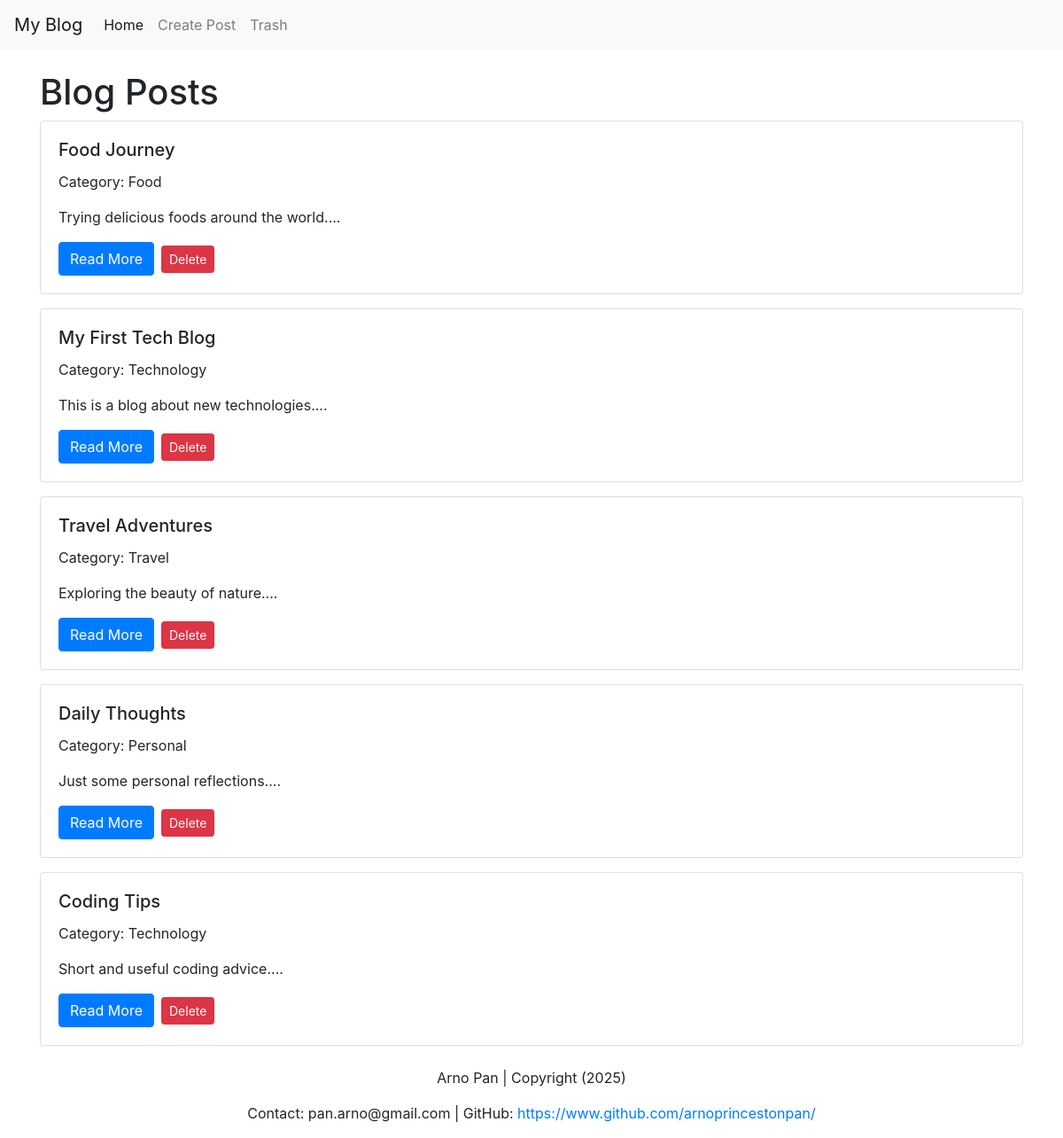
The app's page /, older data.
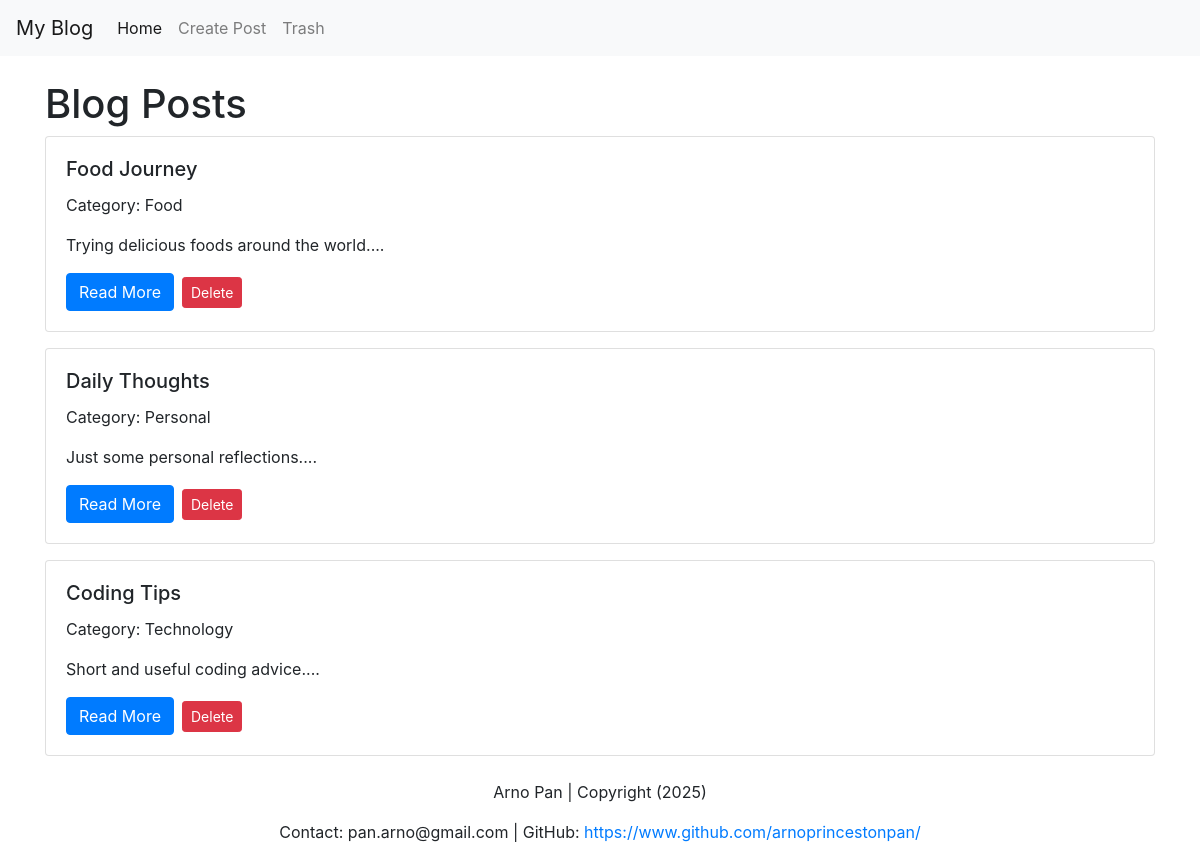
The same page, newer data.
### tables this page shows
CREATE TABLE posts(
    id INTEGER PRIMARY KEY AUTOINCREMENT,
    title TEXT NOT NULL,
    content TEXT NOT NULL,
    created_at DATETIME DEFAULT CURRENT_TIMESTAMP,
    is_deleted INTEGER DEFAULT 0,
    content_type TEXT DEFAULT 'markdown',
    category TEXT DEFAULT 'General'
);

### index.php (the view, shortened to what this page needs)
<?php
include "header.php";
?>
    <div class="container mt-4">
        <h1>Blog Posts</h1>
        <?php
        try{
            $db = new SQLite3('data.db');
            $results = $db->query('SELECT * FROM posts WHERE is_deleted = 0 ORDER BY created_at DESC');
            while ($row = $results->fetchArray(SQLITE3_ASSOC)){
                echo '<div class="card mb-3">';
                echo '<div class="card-body">';
                echo '<h5 class="card-title">' . htmlspecialchars($row['title']) . '</h5>';
                echo '<p class="card-text">Category: ' . htmlspecialchars($row['category']) . '</p>';
                echo '<p class="card-text">' . substr(htmlspecialchars($row['content']), 0, 200) . '...</p>';
                echo '<a href="#" class="btn btn-primary">Read More</a>';
                echo "<form action='move_to_trash.php' method='post' class='d-inline-block ml-2'>";
                echo "<button type='submit' class='btn btn-danger btn-sm'>Delete</button>";
                echo "</form>";
                echo '</div>';
                echo '</div>';
            }
        } catch (Exception $e) {
            echo '<p>Error: ' . $e->getMessage() . '</p>';
        }
        ?>
    </div>
<?php include "footer.php"; ?>

Row changes from the older to the newer data that the page shows:
no longer on this page (row edited): posts: title "My First Tech Blog", category "Technology", content "This is a blog about new technologies."
no longer on this page (row edited): posts: title "Travel Adventures", category "Travel", content "Exploring the beauty of nature."
